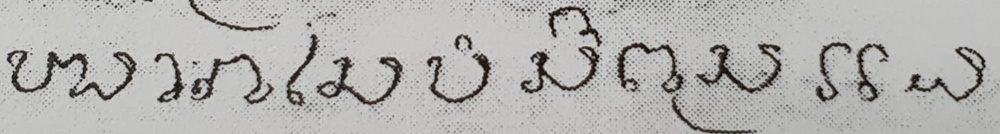
#> input picture Image4Otsu/text-line.jpg, 1000 x 134 px, shrunk from 1886 x 253 before the run, found by its file name
$ python lab6-1.py
#> lines starting #> are read from the running program, lines starting #| are printed output that depends on the picture; after the words box and inside, x2 and y2 are one past the last pixel; in counts of white or black regions, pixels touching at a corner belong together
import cv2
import numpy as np

img=cv2.imread(r'D:\junior_3\Term2_2566\ComputerVision\1\Image4Otsu\text-line.jpg',0)
#> img: shape (134, 1000); min 3, max 219, mean 178.5
thr, bin_img = cv2.threshold(img,0,1, cv2.THRESH_BINARY_INV+cv2.THRESH_OTSU)
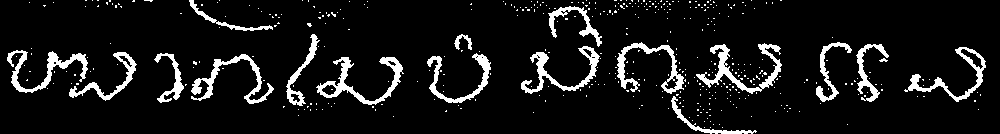
#> bin_img: shape (134, 1000); values 0 (black) and 1 (white), 8.8% white; 438 white regions (420 under 20 px), largest, box (x1, y1, x2, y2) and area: (696, 43, 782, 94) 1035, (316, 57, 404, 105) 1012, (7, 50, 88, 93) 906
#> thr = 127

cv2.namedWindow('Binary', cv2.WINDOW_NORMAL)
cv2.imshow('Binary', bin_img*255)

kernel = np.ones((3,3), np.uint8)
print(kernel)

dst_dilate=cv2.dilate (bin_img, kernel, iterations=1)
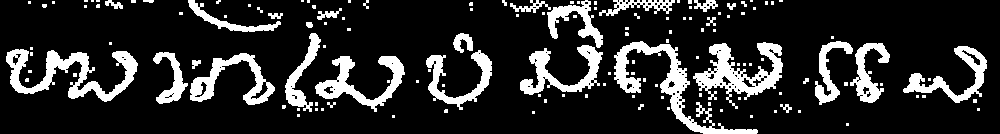
#> dst_dilate: shape (134, 1000); values 0 (black) and 1 (white), 16.8% white; 139 white regions (106 under 20 px), largest, box (x1, y1, x2, y2) and area: (614, 41, 758, 134) 2552, (6, 49, 138, 102) 2551, (693, 42, 783, 109) 2332
print(dst_dilate)
#> (printed output is left out)
cv2.namedWindow('Dilation', cv2.WINDOW_NORMAL)
cv2.imshow('Dilation', dst_dilate*255)


dst_erode=cv2.erode (bin_img,kernel, iterations=1)
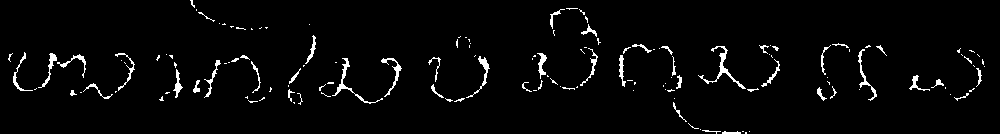
#> dst_erode: shape (134, 1000); values 0 (black) and 1 (white), 3.1% white in thin lines or dots
print(dst_erode)
#> (printed output is left out)
cv2.namedWindow('Erosion', cv2.WINDOW_NORMAL)
cv2.imshow('Erosion',dst_erode*255)

cv2.waitKey(0)
cv2.destroyAllWindows()

$ run again, with Image4Otsu/im9.jpg copied over Image4Otsu/text-line.jpg
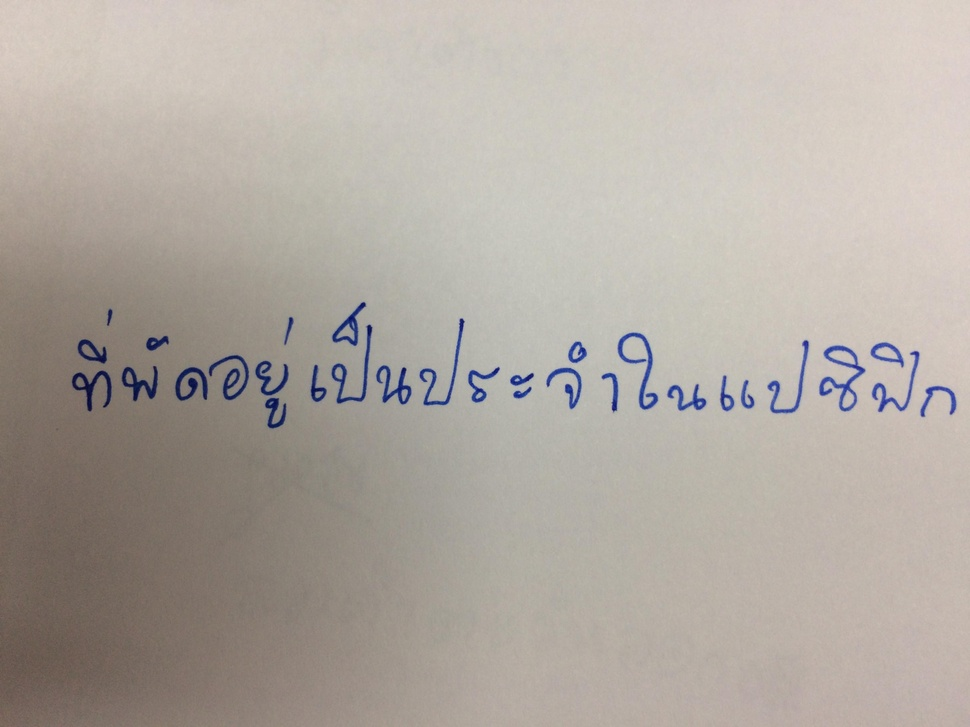
#> input picture Image4Otsu/im9.jpg, 970 x 727 px, shrunk from 3264 x 2448 before the run, found by its file name
#> `thr, bin_img = cv2.threshold(img,0,1, cv2.THRESH_BINARY_INV+cv2.THRESH..`:
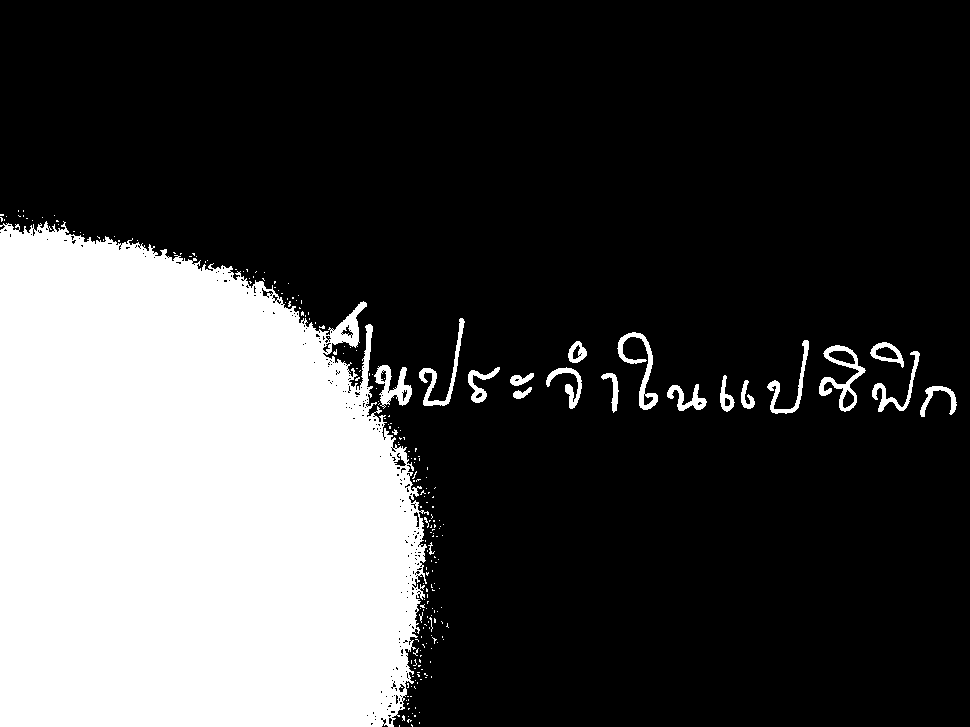
#> bin_img: shape (727, 970); values 0 (black) and 1 (white), 26.8% white; 227 white regions (207 under 20 px), largest, box (x1, y1, x2, y2) and area: (0, 221, 429, 727) 180993, (819, 345, 866, 412) 915, (617, 332, 658, 410) 803
#> thr = 155
#> dst_dilate: shape (727, 970); values 0 (black) and 1 (white), 28.2% white; 60 white regions (34 under 20 px), largest, box (x1, y1, x2, y2) and area: (0, 213, 440, 727) 187976, (818, 344, 867, 413) 1432, (616, 331, 659, 411) 1219
#> (printed output is left out)
#> `dst_erode=cv2.erode (bin_img,kernel, iterations=1)`:
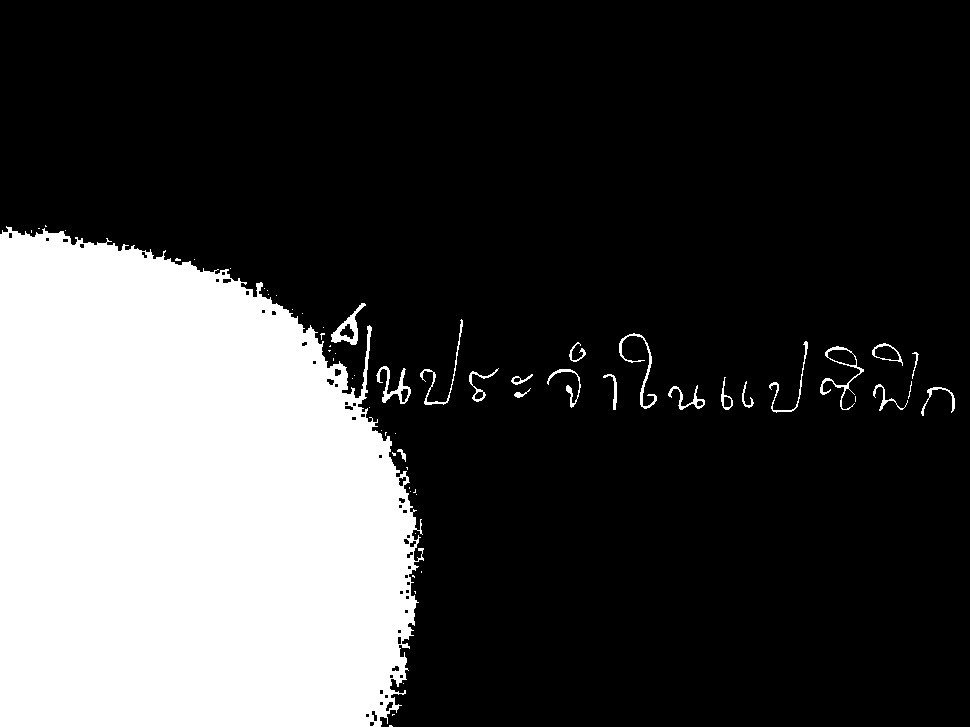
#> dst_erode: shape (727, 970); values 0 (black) and 1 (white), 25.4% white; 61 white regions (39 under 20 px), largest, box (x1, y1, x2, y2) and area: (0, 226, 424, 727) 175426, (331, 303, 366, 345) 456, (376, 366, 411, 404) 405
#> (printed output is left out)

$ run again, with Image4Otsu/text-ancient.jpg copied over Image4Otsu/text-line.jpg
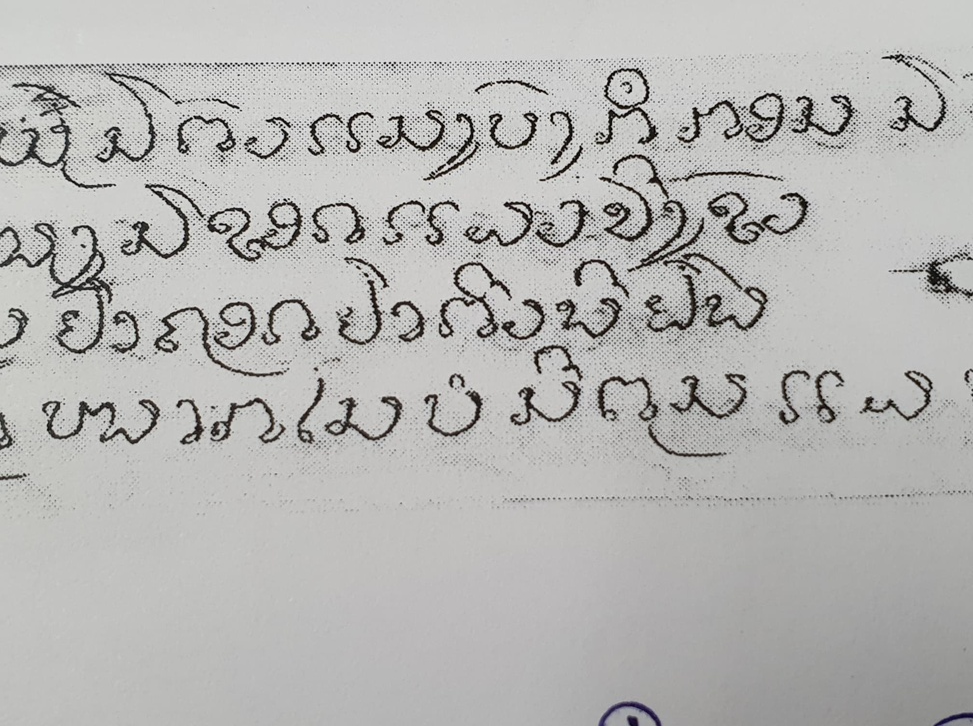
#> input picture Image4Otsu/text-ancient.jpg, 973 x 726 px, shrunk from 2016 x 1504 before the run, found by its file name
#> `thr, bin_img = cv2.threshold(img,0,1, cv2.THRESH_BINARY_INV+cv2.THRESH..`:
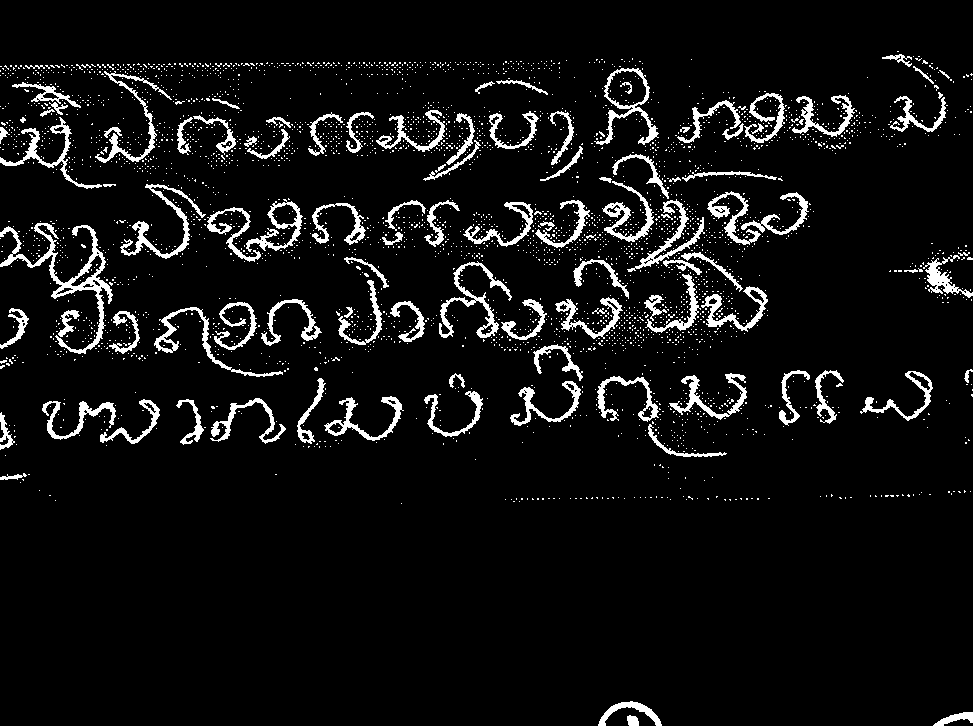
#> bin_img: shape (726, 973); values 0 (black) and 1 (white), 6.7% white; 3522 white regions (3415 under 20 px), largest, box (x1, y1, x2, y2) and area: (0, 223, 113, 354) 2263, (439, 261, 512, 338) 1110, (120, 184, 206, 259) 1093
#> thr = 125
#> dst_dilate: shape (726, 973); values 0 (black) and 1 (white), 15% white; 598 white regions (489 under 20 px), largest, box (x1, y1, x2, y2) and area: (459, 63, 784, 353) 21043, (0, 62, 243, 190) 8221, (0, 219, 149, 362) 6348
#> (printed output is left out)
#> `dst_erode=cv2.erode (bin_img,kernel, iterations=1)`:
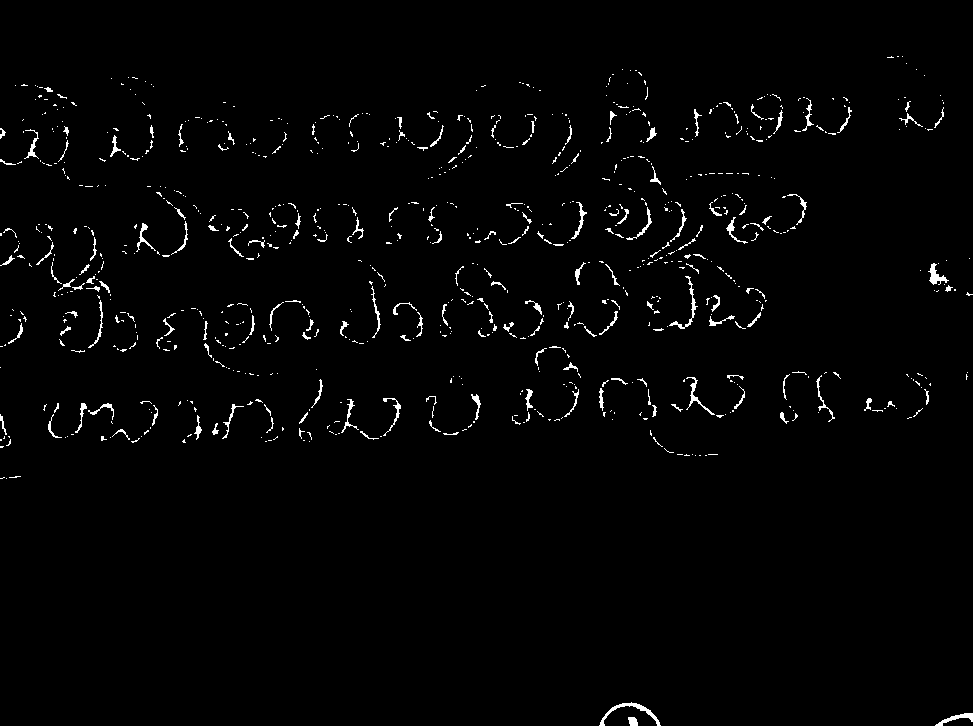
#> dst_erode: shape (726, 973); values 0 (black) and 1 (white), 1.7% white in thin lines or dots
#> (printed output is left out)
